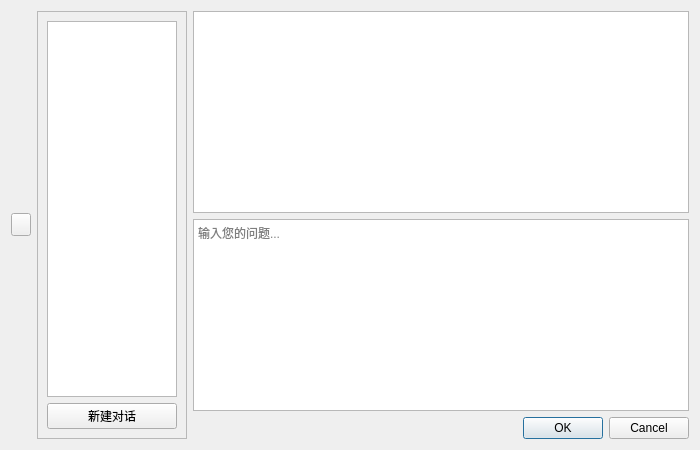
<?xml version="1.0" encoding="UTF-8"?>
<ui version="4.0" >
 <class>GeoAssistantDialogBase</class>
 <widget class="QDialog" name="GeoAssistantDialogBase" >
  <property name="geometry" >
   <rect>
    <x>0</x>
    <y>0</y>
    <width>700</width>  <!-- 整体宽度 -->
    <height>450</height> <!-- 整体高度 -->
   </rect>
  </property>
  <property name="windowTitle">
   <string>GeoAssistant</string>
  </property>
  <layout class="QGridLayout" name="gridLayout">
   <item row="0" column="0">
    <layout class="QHBoxLayout" name="horizontalLayout">
     <item>
      <widget class="QToolButton" name="btn_toggle_sidebar">
       <property name="maximumSize">
        <size>
         <width>20</width>
         <height>16777215</height>
        </size>
       </property>
      </widget>
     </item>
     <item>
      <widget class="QFrame" name="sidebar_frame">
       <property name="minimumSize">
        <size>
         <width>150</width>
         <height>0</height>
        </size>
       </property>
       <property name="maximumSize">
        <size>
         <width>150</width>
         <height>16777215</height>
        </size>
       </property>
       <property name="frameShape">
        <enum>QFrame::StyledPanel</enum>
       </property>
       <layout class="QVBoxLayout" name="verticalLayout_2">
        <item>
          <widget class="QListWidget" name="history_list">
            <property name="sizePolicy">
              <sizepolicy hsizetype="Minimum" vsizetype="Expanding">
                <horstretch>0</horstretch>
                <verstretch>1</verstretch>
              </sizepolicy>
            </property>
          </widget>
        </item>
        <item>
         <widget class="QPushButton" name="btn_new_chat">
          <property name="text">
           <string>新建对话</string>
          </property>
          <property name="sizePolicy">
           <sizepolicy hsizetype="Minimum" vsizetype="Fixed">
             <horstretch>0</horstretch>
             <verstretch>0</verstretch>
           </sizepolicy>
         </property>
         </widget>
        </item>
       </layout>
      </widget>
     </item>
     <item>
      <layout class="QVBoxLayout" name="verticalLayout" stretch="1">
       <item>
        <widget class="QTextBrowser" name="chat_display"/>
       </item>
       <item>
           <widget class="QTextEdit" name="query_input">
               <property name="placeholderText">
                   <string>输入您的问题...</string>
               </property>
               <property name="acceptRichText">
                   <bool>false</bool>
               </property>
               <property name="verticalScrollBarPolicy">
                   <enum>Qt::ScrollBarAsNeeded</enum>
               </property>
               <property name="maximumHeight">
                   <number>80</number>  <!-- 限制最大高度 -->
               </property>
           </widget>
       </item>
       <item>
        <widget class="QDialogButtonBox" name="button_box">
         <property name="orientation">
          <enum>Qt::Horizontal</enum>
         </property>
         <property name="standardButtons">
          <set>QDialogButtonBox::Cancel|QDialogButtonBox::Ok</set>
         </property>
        </widget>
       </item>
      </layout>
     </item>
    </layout>
   </item>
  </layout>
 </widget>
 <resources/>
 <connections>
  <connection>
   <sender>button_box</sender>
   <signal>accepted()</signal>
   <receiver>GeoAssistantDialogBase</receiver>
   <slot>accept()</slot>
   <hints>
    <hint type="source_label" >
     <x>20</x>
     <y>20</y>
    </hint>
    <hint type="destination_label" >
     <x>20</x>
     <y>20</y>
    </hint>
   </hints>
  </connection>
  <connection>
   <sender>button_box</sender>
   <signal>rejected()</signal>
   <receiver>GeoAssistantDialogBase</receiver>
   <slot>reject()</slot>
   <hints>
    <hint type="source_label" >
     <x>20</x>
     <y>20</y>
    </hint>
    <hint type="destination_label" >
     <x>20</x>
     <y>20</y>
    </hint>
   </hints>
  </connection>
 </connections>
</ui>
